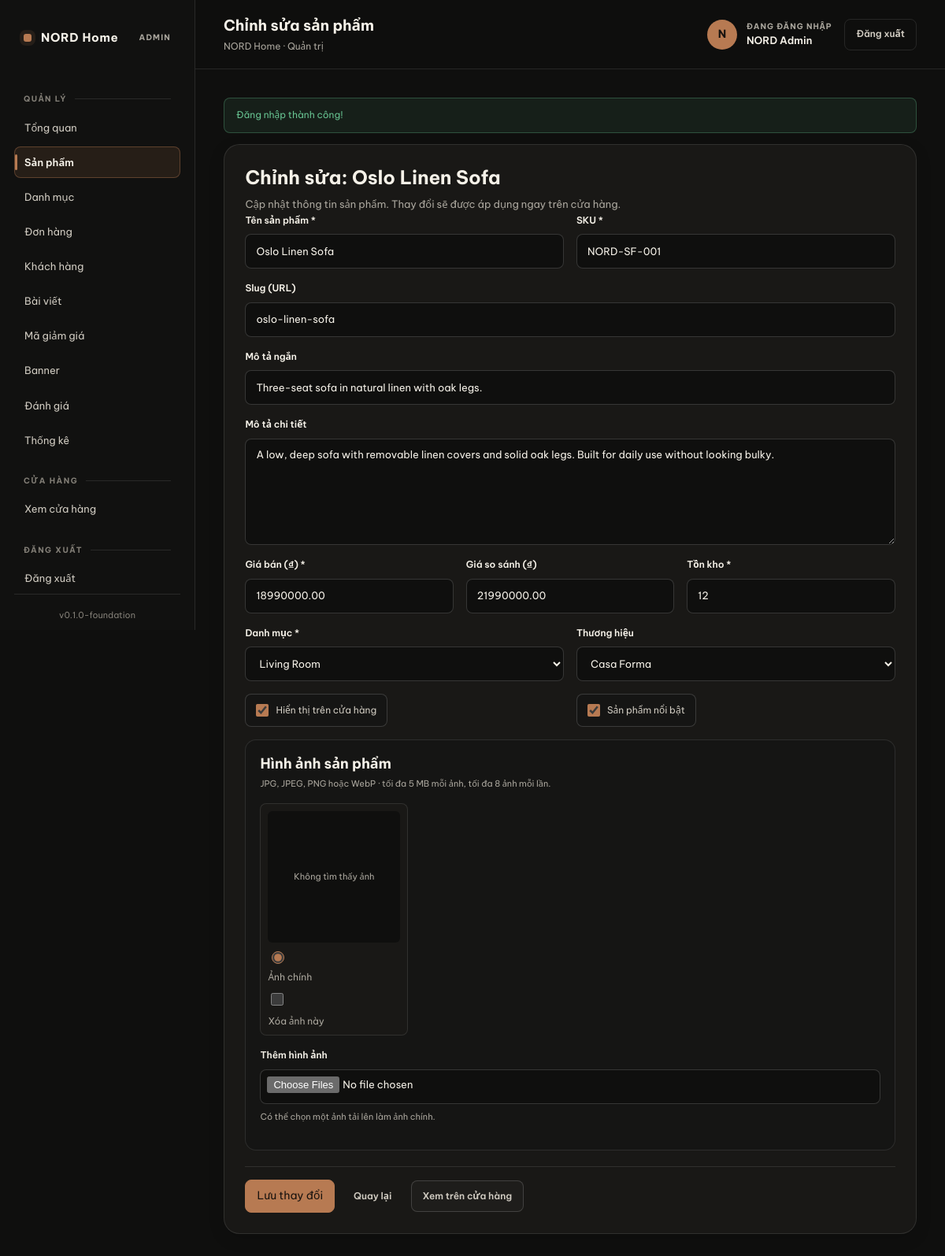
Screenshot of /admin/product-edit.php?id=1 (signed in) with the database file from the repository.
### tables this page shows
CREATE TABLE `product_images` (
  `id` INT UNSIGNED NOT NULL AUTO_INCREMENT,
  `product_id` INT UNSIGNED NOT NULL,
  `image_path` VARCHAR(255) NOT NULL,
  `alt_text` VARCHAR(200) DEFAULT NULL,
  `is_primary` TINYINT(1) NOT NULL DEFAULT 0,
  `sort_order` INT NOT NULL DEFAULT 0,
  `created_at` DATETIME NOT NULL DEFAULT CURRENT_TIMESTAMP,
  PRIMARY KEY (`id`),
  KEY `idx_product_images_product` (`product_id`),
  CONSTRAINT `fk_product_images_product`
    FOREIGN KEY (`product_id`) REFERENCES `products` (`id`)
    ON DELETE CASCADE ON UPDATE CASCADE
);

CREATE TABLE `products` (
  `id` INT UNSIGNED NOT NULL AUTO_INCREMENT,
  `category_id` INT UNSIGNED NOT NULL,
  `brand_id` INT UNSIGNED DEFAULT NULL,
  `name` VARCHAR(200) NOT NULL,
  `slug` VARCHAR(220) NOT NULL,
  `sku` VARCHAR(64) NOT NULL,
  `short_description` VARCHAR(500) DEFAULT NULL,
  `description` TEXT DEFAULT NULL,
  `price` DECIMAL(12,2) NOT NULL DEFAULT 0.00,
  `compare_price` DECIMAL(12,2) DEFAULT NULL,
  `cost` DECIMAL(12,2) DEFAULT NULL,
  `stock` INT NOT NULL DEFAULT 0,
  `weight` DECIMAL(8,2) DEFAULT NULL,
  `is_featured` TINYINT(1) NOT NULL DEFAULT 0,
  `is_active` TINYINT(1) NOT NULL DEFAULT 1,
  `created_at` DATETIME NOT NULL DEFAULT CURRENT_TIMESTAMP,
  `updated_at` DATETIME NOT NULL DEFAULT CURRENT_TIMESTAMP ON UPDATE CURRENT_TIMESTAMP,
  PRIMARY KEY (`id`),
  UNIQUE KEY `uq_products_slug` (`slug`),
  UNIQUE KEY `uq_products_sku` (`sku`),
  KEY `idx_products_category` (`category_id`),
  KEY `idx_products_brand` (`brand_id`),
  KEY `idx_products_featured` (`is_featured`),
  KEY `idx_products_active_price` (`is_active`, `price`),
  CONSTRAINT `fk_products_category`
    FOREIGN KEY (`category_id`) REFERENCES `categories` (`id`)
    ON DELETE RESTRICT ON UPDATE CASCADE,
  CONSTRAINT `fk_products_brand`
    FOREIGN KEY (`brand_id`) REFERENCES `brands` (`id`)
    ON DELETE SET NULL ON UPDATE CASCADE
);

CREATE TABLE `categories` (
  `id` INT UNSIGNED NOT NULL AUTO_INCREMENT,
  `parent_id` INT UNSIGNED DEFAULT NULL,
  `name` VARCHAR(120) NOT NULL,
  `slug` VARCHAR(160) NOT NULL,
  `description` TEXT DEFAULT NULL,
  `image` VARCHAR(255) DEFAULT NULL,
  `sort_order` INT NOT NULL DEFAULT 0,
  `is_active` TINYINT(1) NOT NULL DEFAULT 1,
  `created_at` DATETIME NOT NULL DEFAULT CURRENT_TIMESTAMP,
  `updated_at` DATETIME NOT NULL DEFAULT CURRENT_TIMESTAMP ON UPDATE CURRENT_TIMESTAMP,
  PRIMARY KEY (`id`),
  UNIQUE KEY `uq_categories_slug` (`slug`),
  KEY `idx_categories_parent` (`parent_id`),
  KEY `idx_categories_active` (`is_active`),
  CONSTRAINT `fk_categories_parent`
    FOREIGN KEY (`parent_id`) REFERENCES `categories` (`id`)
    ON DELETE SET NULL ON UPDATE CASCADE
);

CREATE TABLE `brands` (
  `id` INT UNSIGNED NOT NULL AUTO_INCREMENT,
  `name` VARCHAR(120) NOT NULL,
  `slug` VARCHAR(160) NOT NULL,
  `logo` VARCHAR(255) DEFAULT NULL,
  `description` TEXT DEFAULT NULL,
  `is_active` TINYINT(1) NOT NULL DEFAULT 1,
  `created_at` DATETIME NOT NULL DEFAULT CURRENT_TIMESTAMP,
  `updated_at` DATETIME NOT NULL DEFAULT CURRENT_TIMESTAMP ON UPDATE CURRENT_TIMESTAMP,
  PRIMARY KEY (`id`),
  UNIQUE KEY `uq_brands_slug` (`slug`),
  KEY `idx_brands_active` (`is_active`)
);

### config/database.php (called while the page is built, shortened)
<?php
function pdo_options(): array
{
    return [
        PDO::ATTR_ERRMODE => PDO::ERRMODE_EXCEPTION,
        PDO::ATTR_DEFAULT_FETCH_MODE => PDO::FETCH_ASSOC,
        PDO::ATTR_EMULATE_PREPARES => false,
    ];
}
function db(): PDO
{
    static $pdo = null;
    if ($pdo instanceof PDO) {
        return $pdo;
    }
    $dsn = sprintf(
        'mysql:host=%s;dbname=%s;charset=%s',
        DB_HOST,
        DB_NAME,
        DB_CHARSET
    );
    $pdo = new PDO($dsn, DB_USER, DB_PASS, pdo_options());
    return $pdo;
}

### includes/admin-data.php (called while the page is built, shortened)
<?php
require_once __DIR__ . '/functions.php';
require_once __DIR__ . '/storefront-helpers.php';
function admin_categories_all(): array
{
    try {
        $stmt = db()->query(
            'SELECT c.*, (SELECT COUNT(*) FROM products p WHERE p.category_id = c.id) AS product_count
             FROM categories c
             ORDER BY c.sort_order ASC, c.name ASC'
        );
        return $stmt->fetchAll() ?: [];
    } catch (PDOException $e) {
        return [];
    }
}
function admin_product_find(int $id): ?array
{
    try {
        $stmt = db()->prepare(
            'SELECT p.*, pi.image_path AS primary_image
             FROM products p
             LEFT JOIN product_images pi ON pi.product_id = p.id AND pi.is_primary = 1
             WHERE p.id = :id LIMIT 1'
        );
        $stmt->execute(['id' => $id]);
        $row = $stmt->fetch();
        return $row ?: null;
    } catch (PDOException $e) {
        return null;
    }
}
function admin_product_images_all(int $productId): array
{
    try {
        $stmt = db()->prepare('SELECT id, product_id, image_path, alt_text, is_primary, sort_order FROM product_images WHERE product_id = :id ORDER BY is_primary DESC, sort_order ASC, id ASC');
        $stmt->execute(['id' => $productId]);
        return $stmt->fetchAll() ?: [];
    } catch (PDOException $e) {
        return [];
    }
}
function admin_brands_all(): array
{
    try {
        $stmt = db()->query('SELECT id, name FROM brands ORDER BY name ASC');
        return $stmt->fetchAll() ?: [];
    } catch (PDOException $e) {
        return [];
    }
}

### includes/functions.php (called while the page is built, shortened)
<?php
function e(?string $value): string
{
    return htmlspecialchars((string) $value, ENT_QUOTES | ENT_SUBSTITUTE, 'UTF-8');
}
function url(string $path = ''): string
{
    $path = ltrim($path, '/');
    return $path === '' ? BASE_URL : BASE_URL . '/' . $path;
}

### includes/storefront-helpers.php (called while the page is built, shortened)
<?php
function storefront_image(?string $path): ?string
{
    $relative = ltrim($path, '/');
    $absoluteFs = UPLOAD_PATH . DIRECTORY_SEPARATOR . str_replace('/', DIRECTORY_SEPARATOR, $relative);
    return null;
}

### admin/product-edit.php (the view, shortened to what this page needs)
<?php
require_once dirname(__DIR__) . '/includes/admin-data.php';
$id = (int) ($_GET['id'] ?? 0);
$product = admin_product_find($id);
$values = [
    'name' => (string) $product['name'], 'slug' => (string) $product['slug'],
    'sku' => (string) $product['sku'], 'short_description' => (string) ($product['short_description'] ?? ''),
    'description' => (string) ($product['description'] ?? ''), 'price' => (string) $product['price'],
    'compare_price' => $product['compare_price'] !== null ? (string) $product['compare_price'] : '',
    'stock' => (string) $product['stock'], 'category_id' => (int) $product['category_id'],
    'brand_id' => (int) ($product['brand_id'] ?? 0), 'is_featured' => (int) $product['is_featured'],
    'is_active' => (int) $product['is_active'],
];
$categories = admin_categories_all();
$brands = admin_brands_all();
$images = admin_product_images_all($id);
require dirname(__DIR__) . '/includes/admin-header.php';
?>
<div class="admin-card">
    <h1>Chỉnh sửa: <?= e($product['name']) ?></h1>
    <p class="admin-card-sub">Cập nhật thông tin sản phẩm. Thay đổi sẽ được áp dụng ngay trên cửa hàng.</p>
    <form class="admin-form" method="post" action="" enctype="multipart/form-data">
        <div class="admin-form-row admin-form-row--2">
            <label><strong>Tên sản phẩm *</strong><input type="text" name="name" value="<?= e($values['name']) ?>" required maxlength="200"></label>
            <label><strong>SKU *</strong><input type="text" name="sku" value="<?= e($values['sku']) ?>" required maxlength="64"></label>
        </div>
        <label><strong>Slug (URL)</strong><input type="text" name="slug" value="<?= e($values['slug']) ?>" maxlength="220"></label>
        <label><strong>Mô tả ngắn</strong><input type="text" name="short_description" value="<?= e($values['short_description']) ?>" maxlength="500"></label>
        <label><strong>Mô tả chi tiết</strong><textarea name="description" rows="6"><?= e($values['description']) ?></textarea></label>
        <div class="admin-form-row admin-form-row--3">
            <label><strong>Giá bán (₫) *</strong><input type="number" name="price" min="0" step="1000" value="<?= e($values['price']) ?>" required></label>
            <label><strong>Giá so sánh (₫)</strong><input type="number" name="compare_price" min="0" step="1000" value="<?= e($values['compare_price']) ?>"></label>
            <label><strong>Tồn kho *</strong><input type="number" name="stock" min="0" step="1" value="<?= e($values['stock']) ?>" required></label>
        </div>
        <div class="admin-form-row admin-form-row--2">
            <label><strong>Danh mục *</strong><select name="category_id" required><option value="0">— Chọn danh mục —</option><?php foreach ($categories as $category): ?><option value="<?= (int) $category['id'] ?>" <?= (int) $values['category_id'] === (int) $category['id'] ? 'selected' : '' ?>><?= e($category['name']) ?></option><?php endforeach; ?></select></label>
            <label><strong>Thương hiệu</strong><select name="brand_id"><option value="0">— Không có —</option><?php foreach ($brands as $brand): ?><option value="<?= (int) $brand['id'] ?>" <?= (int) $values['brand_id'] === (int) $brand['id'] ? 'selected' : '' ?>><?= e($brand['name']) ?></option><?php endforeach; ?></select></label>
        </div>
        <div class="admin-form-row admin-form-row--2">
            <label class="admin-check"><input type="checkbox" name="is_active" value="1" <?= $values['is_active'] ? 'checked' : '' ?>> Hiển thị trên cửa hàng</label>
            <label class="admin-check"><input type="checkbox" name="is_featured" value="1" <?= $values['is_featured'] ? 'checked' : '' ?>> Sản phẩm nổi bật</label>
        </div>
        <section class="admin-image-manager" aria-labelledby="productImagesTitle">
            <div class="admin-image-manager-heading"><div><h2 id="productImagesTitle">Hình ảnh sản phẩm</h2><p>JPG, JPEG, PNG hoặc WebP · tối đa 5 MB mỗi ảnh, tối đa 8 ảnh mỗi lần.</p></div></div>
            <?php if ($images !== []): ?>
                <div class="admin-image-preview-grid admin-image-existing-grid">
                    <?php foreach ($images as $image): ?>
                        <?php $imageUrl = storefront_image((string) ($image['image_path'] ?? '')); ?>
                        <div class="admin-image-preview-tile">
                            <?php if ($imageUrl): ?><img src="<?= e($imageUrl) ?>" alt="<?= e((string) ($image['alt_text'] ?? $product['name'])) ?>"><?php else: ?><div class="admin-image-missing">Không tìm thấy ảnh</div><?php endif; ?>
                            <label class="admin-image-choice"><input type="radio" name="primary_choice" value="existing-<?= (int) $image['id'] ?>" <?= (int) $image['is_primary'] === 1 ? 'checked' : '' ?>> Ảnh chính</label>
                            <label class="admin-image-delete"><input type="checkbox" name="delete_images[]" value="<?= (int) $image['id'] ?>"> Xóa ảnh này</label>
                        </div>
                    <?php endforeach; ?>
                </div>
            <?php else: ?>
                <p class="admin-image-help">Sản phẩm hiện chưa có hình ảnh. Tải ảnh lên và chọn ảnh chính.</p>
            <?php endif; ?>
            <label class="admin-image-upload-field"><strong>Thêm hình ảnh</strong><input type="file" name="images[]" accept="image/jpeg,image/png,image/webp" multiple><span class="admin-image-help">Có thể chọn một ảnh tải lên làm ảnh chính.</span></label>
        </section>
        <div class="admin-form-actions"><button type="submit" class="admin-btn admin-btn--primary">Lưu thay đổi</button><a href="<?= e(url('admin/products.php')) ?>" class="admin-btn admin-btn--ghost">Quay lại</a><a href="<?= e(url('product.php?id=' . $id)) ?>" target="_blank" rel="noopener" class="admin-btn admin-btn--secondary">Xem trên cửa hàng</a></div>
    </form>
</div>
<?php require dirname(__DIR__) . '/includes/admin-footer.php'; ?>

### rows the page displays
product_images: product.name "Oslo Linen Sofa", name "Oslo Linen Sofa", sku "NORD-SF-001", slug "oslo-linen-sofa", short_description "Three-seat sofa in natural linen with oak legs.", description "A low, deep sofa with removable linen covers and solid oak legs. Built for daily use without looking bulky.", price "18990000.00", compare_price "21990000.00", stock "12", is_primary "☑ Ảnh chính"
products: category_id "Living Room", brand_id "Casa Forma", is_active "☑", is_featured "☑"

### other values shown
APP_NAME "NORD Home"
APP_VERSION "0.1.0-foundation"
$pageTitle "Chỉnh sửa sản phẩm"
current_user()['name'] "NORD Admin"
$flash['message'] "Đăng nhập thành công!"
